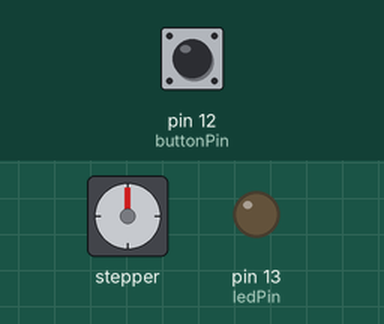
Simulated run of this sketch. Board: Arduino Uno, built with avr-gcc and run on an emulated ATmega328P. On the bench: stepper motor, output pins drawn as LEDs (lit = HIGH). Wiring (inferred from the names in the program): stepper motor (2048 steps per turn assumed): coils pin 8, pin 9, pin 10, pin 11. The test bench sets the inputs (shaded band); at power-on: pin 12 (buttonPin) LOW. Pins used as bus, display or sensor lines are not drawn.

Above: at 1.2 s.
1.3 s: pin 12 (buttonPin) pulled HIGH for 3.2 s
At 5.1 s:
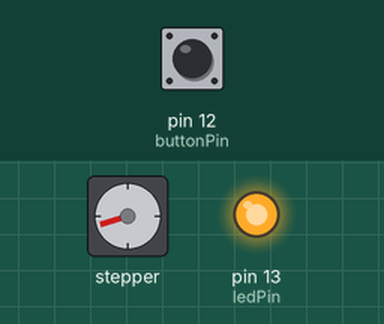
7.5 s: pin 12 (buttonPin) pulled HIGH for 0.15 s
At 10.5 s:
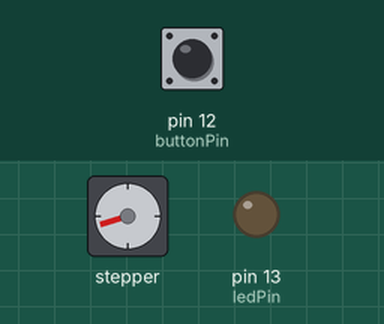
10.6 s: pin 12 (buttonPin) pulled HIGH for 1 s
At 14.3 s:
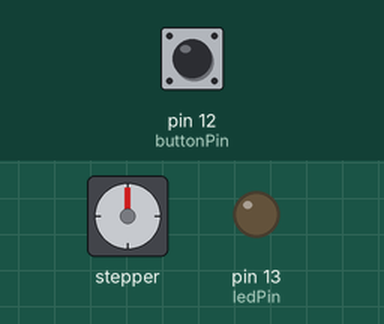
14.6 s: pin 12 (buttonPin) driven HIGH
At 15.2 s:
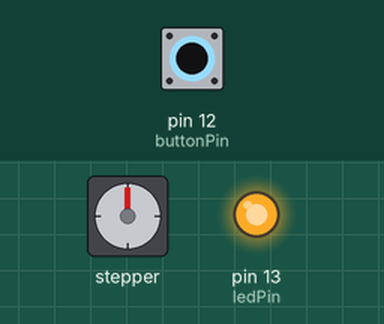
17.6 s: pin 12 (buttonPin) driven LOW
At 21.2 s:
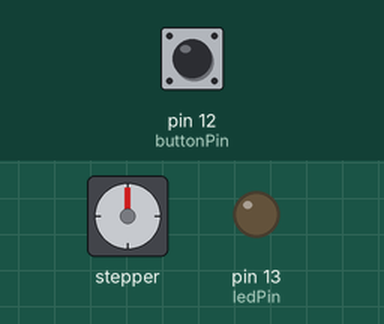
Timing chart, 0 to 21.6 s (numbered marks = the images above; inputs shaded):
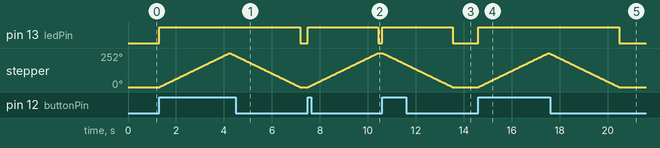

The sketch:

sketch_jul08a.ino
```cpp
const int buttonPin = 12;     // the number of the pushbutton pin
const int ledPin =  13;      // the number of the LED pin

// variables will change:
int buttonState = 0;         // variable for reading the pushbutton status


int motorPin1 = 8;    // IN 1
int motorPin2 = 9;    // IN 2
int motorPin3 = 10;   // In 3
int motorPin4 = 11;   // IN 4

int motorSpeed = 1000;  //variable to set stepper speed
                        // Experiment with this; too small will not work.
int count = 0;          // count of steps made
int countsperrev = 360; // number of steps per revolution for this motor

int lookup[8] = {B01000, B01100, B00100, B00110, B00010, B00011, B00001, B01001};

int btncounter = 0;

void setup() {
  // initialize the LED pin as an output:
  pinMode(ledPin, OUTPUT);
  // initialize the pushbutton pin as an input:
  pinMode(buttonPin, INPUT);

  pinMode(motorPin1, OUTPUT);
  pinMode(motorPin2, OUTPUT);
  pinMode(motorPin3, OUTPUT);
  pinMode(motorPin4, OUTPUT);
  Serial.begin(9600);
}

void loop(){
  // read the state of the pushbutton value:
  buttonState = digitalRead(buttonPin);

  // check if the pushbutton is pressed.
  // if it is, the buttonState is HIGH:
  if (buttonState == HIGH) {
    // turn LED on:
    digitalWrite(ledPin, HIGH);

     if(btncounter % 2 == 0){
       for (int i = 0; i < countsperrev; i++){clockwise();}
     }
     else{
           for (int i = 0; i < countsperrev; i++){anticlockwise();}
     }

      btncounter++;
  }
  else {
    // turn LED off:
    digitalWrite(ledPin, LOW);
  }
}


void anticlockwise()
{
  for(int i = 0; i < 8; i++)
  {
    setOutput(i);
    delayMicroseconds(motorSpeed);
  }
}

void clockwise()
{
  for(int i = 7; i >= 0; i--)
  {
    setOutput(i);
    delayMicroseconds(motorSpeed);
  }
}

void setOutput(int out)
{
  digitalWrite(motorPin1, bitRead(lookup[out], 0));
  digitalWrite(motorPin2, bitRead(lookup[out], 1));
  digitalWrite(motorPin3, bitRead(lookup[out], 2));
  digitalWrite(motorPin4, bitRead(lookup[out], 3));
}
```

Measured:
- after the input at 1.3 s, pin 13 (ledPin): LOW → HIGH at once, → LOW 5.9 s later; stepper: turns 252° clockwise in 2.9 s, then 252° counter-clockwise in 2.9 s
- after the input at 7.5 s, pin 13 (ledPin): LOW → HIGH at once, → LOW 2.9 s later; stepper: keeps turning clockwise at about 87°/s, starting at once
- after the input at 10.6 s, pin 13 (ledPin): LOW → HIGH at once, → LOW 2.9 s later; stepper: turns 252° counter-clockwise in 2.9 s, starting at once
- after the input at 14.6 s, pin 13 (ledPin): LOW → HIGH at once; stepper: turns 252° clockwise in 2.9 s, then 4° counter-clockwise in 0.02 s
- after the input at 17.6 s, pin 13 (ledPin): HIGH → LOW after 2.9 s; stepper: goes on until 20.5 s, then stays 0°
